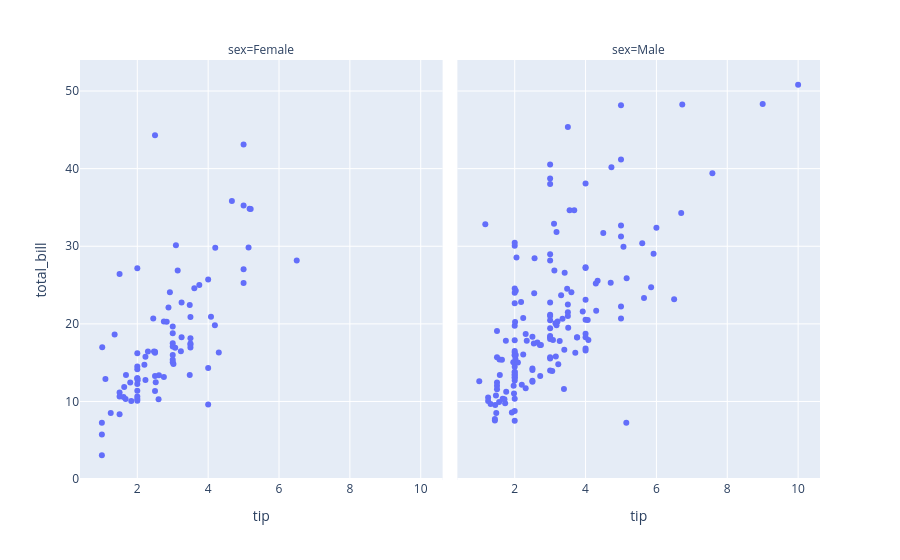

This figure's notebook cell:
### Code cell
px.scatter(df,x='tip',y='total_bill',facet_col='sex')

### Figure 1 — Plotly figure (JSON) as saved in the notebook; plotly's stock layout.template omitted (floating-point values rounded to 4 significant figures; data arrays with more than 128 entries replaced by an {"elided": "..."} marker saying what was removed)
{"data": [{"hovertemplate": "sex=Female<br>tip=%{x}<br>total_bill=%{y}<extra></extra>", "legendgroup": "", "marker": {"color": "#636efa", "symbol": "circle"}, "mode": "markers", "name": "", "orientation": "v", "showlegend": false, "type": "scatter", "x": [1.01, 3.61, 5.0, 3.02, 1.67, 3.5, 2.75, 2.23, 3.0, 3.0, 2.45, 3.07, 2.6, 5.2, 1.5, 2.47, 1.0, 3.0, 3.14, 5.0, 2.2, 1.83, 5.17, 1.0, 4.3, 3.25, 2.5, 3.0, 2.5, 3.48, 4.08, 4.0, 1.0, 4.0, 3.5, 1.5, 1.8, 2.92, 1.68, 2.52, 4.2, 2.0, 2.0, 2.83, 1.5, 2.0, 3.25, 1.25, 2.0, 2.0, 2.75, 3.5, 5.0, 2.3, 1.5, 1.36, 1.63, 5.14, 3.75, 2.61, 2.0, 3.0, 1.61, 2.0, 4.0, 3.5, 3.5, 4.19, 5.0, 2.0, 2.01, 2.0, 2.5, 3.23, 2.23, 2.5, 6.5, 1.1, 3.09, 3.48, 3.0, 2.5, 2.0, 2.88, 4.67, 2.0, 3.0], "xaxis": "x", "y": [16.99, 24.59, 35.26, 14.83, 10.33, 16.97, 20.29, 15.77, 19.65, 15.06, 20.69, 16.93, 10.29, 34.81, 26.41, 16.45, 3.07, 17.07, 26.86, 25.28, 14.73, 10.07, 34.83, 5.75, 16.32, 22.75, 11.35, 15.38, 44.3, 22.42, 20.92, 14.31, 7.25, 25.71, 17.31, 10.65, 12.43, 24.08, 13.42, 12.48, 29.8, 14.52, 11.38, 20.27, 11.17, 12.26, 18.26, 8.51, 10.33, 14.15, 13.16, 17.47, 27.05, 16.43, 8.35, 18.64, 11.87, 29.85, 25.0, 13.39, 16.21, 17.51, 10.59, 10.63, 9.6, 20.9, 18.15, 19.81, 43.11, 13.0, 12.74, 13.0, 16.4, 16.47, 12.76, 13.27, 28.17, 12.9, 30.14, 13.42, 15.98, 16.27, 10.09, 22.12, 35.83, 27.18, 18.78], "yaxis": "y"}, {"hovertemplate": "sex=Male<br>tip=%{x}<br>total_bill=%{y}<extra></extra>", "legendgroup": "", "marker": {"color": "#636efa", "symbol": "circle"}, "mode": "markers", "name": "", "orientation": "v", "showlegend": false, "type": "scatter", "x": {"elided": "157 float values"}, "xaxis": "x2", "y": {"elided": "157 float values"}, "yaxis": "y2"}], "layout": {"annotations": [{"font": {}, "showarrow": false, "text": "sex=Female", "x": 0.245, "xanchor": "center", "xref": "paper", "y": 1, "yanchor": "bottom", "yref": "paper"}, {"font": {}, "showarrow": false, "text": "sex=Male", "x": 0.755, "xanchor": "center", "xref": "paper", "y": 1, "yanchor": "bottom", "yref": "paper"}], "legend": {"tracegroupgap": 0}, "margin": {"t": 60}, "xaxis": {"anchor": "y", "domain": [0, 0.49], "title": {"text": "tip"}}, "xaxis2": {"anchor": "y2", "domain": [0.51, 1], "matches": "x", "title": {"text": "tip"}}, "yaxis": {"anchor": "x", "domain": [0, 1], "title": {"text": "total_bill"}}, "yaxis2": {"anchor": "x2", "domain": [0, 1], "matches": "y", "showticklabels": false}}}
